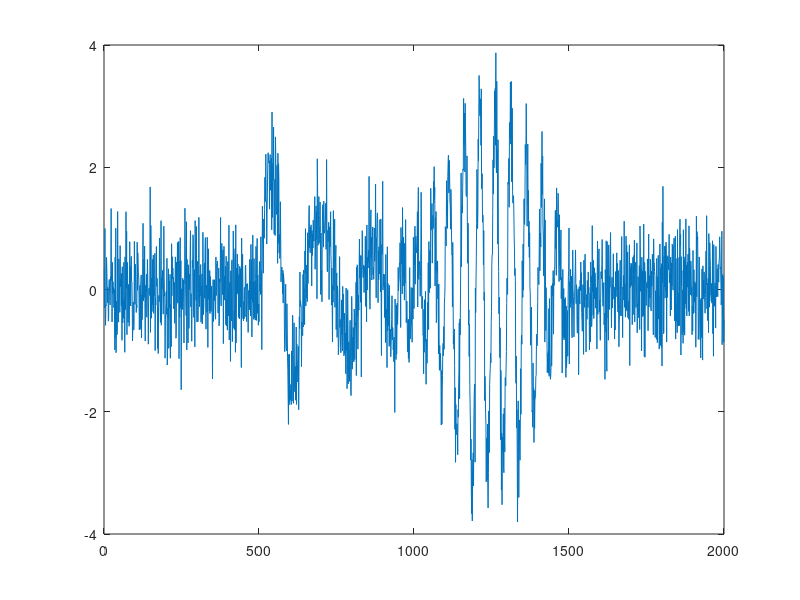

MATLAB code for this plot: (Note: this script raises an error after producing the figure.)
function trend

N=500; %N - dlina ryada;

t=1:N; %t - vremya;


%for kl=1:100


nn=4*N;
shum=randn(1,nn);
str_shum='C:\Users\David\Desktop\NAUKA\MOI STATYI\Borog_Kryanev_Udumyan\shum2.txt'; 
%zapis_vektora(shum,str_shum);
%shum=load(str_shum)';
kappa=0.5;
shum0=shum;
shum=kappa*shum;

w1=2*(1+0.75*(sin(1*2*pi*t/N)));
A1=2*exp(-t/N);
S1=A1.*sin(w1.*2*pi.*t/N);
%figure
%plot(S1)
%return

A2=3*exp(-6*(t/N-0.5).^2);
%plot(A2)
S2=A2.*sin(10*2*pi.*t/N);
%figure
%plot(S2)
%return

T=1:nn;
trend=60+5*exp((T/nn).^2).*sin(6*pi*(T/nn).^2);
%plot(trend)

S=shum;
%S=zeros(1,nn);
S(1*N+1:2*N)=S(1*N+1:2*N)+S1;
S(2*N+1:3*N)=S(2*N+1:3*N)+S2;
figure
plot(S)
%return
S=S+trend;

Analyztrend(S,trend);


return
